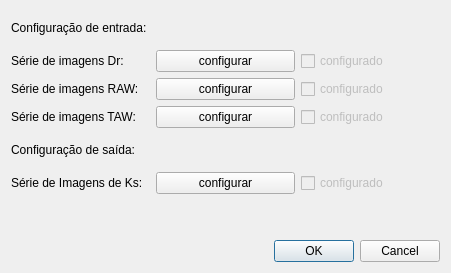
<?xml version="1.0" encoding="UTF-8"?>
<ui version="4.0">
 <class>Dialog</class>
 <widget class="QDialog" name="Dialog">
  <property name="geometry">
   <rect>
    <x>0</x>
    <y>0</y>
    <width>451</width>
    <height>273</height>
   </rect>
  </property>
  <property name="windowTitle">
   <string>Fator de estresse hídrico da cultura (Ks)</string>
  </property>
  <layout class="QVBoxLayout" name="verticalLayout">
   <item>
    <layout class="QGridLayout" name="gridLayout">
     <item row="3" column="2">
      <widget class="QCheckBox" name="chTAW">
       <property name="enabled">
        <bool>false</bool>
       </property>
       <property name="text">
        <string>configurado</string>
       </property>
      </widget>
     </item>
     <item row="2" column="1">
      <widget class="QPushButton" name="btnConfRAW">
       <property name="text">
        <string>configurar</string>
       </property>
      </widget>
     </item>
     <item row="0" column="0">
      <widget class="QLabel" name="label">
       <property name="text">
        <string>Configuração de entrada:</string>
       </property>
      </widget>
     </item>
     <item row="5" column="2">
      <widget class="QCheckBox" name="chKs">
       <property name="enabled">
        <bool>false</bool>
       </property>
       <property name="text">
        <string>configurado</string>
       </property>
      </widget>
     </item>
     <item row="1" column="0">
      <widget class="QLabel" name="label_2">
       <property name="text">
        <string>Série de imagens Dr:</string>
       </property>
      </widget>
     </item>
     <item row="2" column="0">
      <widget class="QLabel" name="label_3">
       <property name="text">
        <string>Série de imagens RAW:</string>
       </property>
      </widget>
     </item>
     <item row="3" column="0">
      <widget class="QLabel" name="label_4">
       <property name="text">
        <string>Série de imagens TAW:</string>
       </property>
      </widget>
     </item>
     <item row="4" column="0">
      <widget class="QLabel" name="label_5">
       <property name="text">
        <string>Configuração de saída:</string>
       </property>
      </widget>
     </item>
     <item row="3" column="1">
      <widget class="QPushButton" name="btnConfTAW">
       <property name="text">
        <string>configurar</string>
       </property>
      </widget>
     </item>
     <item row="1" column="1">
      <widget class="QPushButton" name="btnConfETc">
       <property name="text">
        <string>configurar</string>
       </property>
      </widget>
     </item>
     <item row="5" column="0">
      <widget class="QLabel" name="label_6">
       <property name="text">
        <string>Série de Imagens de Ks:</string>
       </property>
      </widget>
     </item>
     <item row="2" column="2">
      <widget class="QCheckBox" name="chRAW">
       <property name="enabled">
        <bool>false</bool>
       </property>
       <property name="text">
        <string>configurado</string>
       </property>
      </widget>
     </item>
     <item row="5" column="1">
      <widget class="QPushButton" name="BtnConfKs">
       <property name="text">
        <string>configurar</string>
       </property>
      </widget>
     </item>
     <item row="1" column="2">
      <widget class="QCheckBox" name="chEtc">
       <property name="enabled">
        <bool>false</bool>
       </property>
       <property name="text">
        <string>configurado</string>
       </property>
      </widget>
     </item>
     <item row="6" column="0">
      <spacer name="verticalSpacer">
       <property name="orientation">
        <enum>Qt::Vertical</enum>
       </property>
       <property name="sizeType">
        <enum>QSizePolicy::Fixed</enum>
       </property>
       <property name="sizeHint" stdset="0">
        <size>
         <width>20</width>
         <height>40</height>
        </size>
       </property>
      </spacer>
     </item>
    </layout>
   </item>
   <item>
    <widget class="QDialogButtonBox" name="buttonBox">
     <property name="orientation">
      <enum>Qt::Horizontal</enum>
     </property>
     <property name="standardButtons">
      <set>QDialogButtonBox::Cancel|QDialogButtonBox::Ok</set>
     </property>
    </widget>
   </item>
  </layout>
 </widget>
 <resources/>
 <connections>
  <connection>
   <sender>buttonBox</sender>
   <signal>accepted()</signal>
   <receiver>Dialog</receiver>
   <slot>accept()</slot>
   <hints>
    <hint type="sourcelabel">
     <x>248</x>
     <y>254</y>
    </hint>
    <hint type="destinationlabel">
     <x>157</x>
     <y>274</y>
    </hint>
   </hints>
  </connection>
  <connection>
   <sender>buttonBox</sender>
   <signal>rejected()</signal>
   <receiver>Dialog</receiver>
   <slot>reject()</slot>
   <hints>
    <hint type="sourcelabel">
     <x>316</x>
     <y>260</y>
    </hint>
    <hint type="destinationlabel">
     <x>286</x>
     <y>274</y>
    </hint>
   </hints>
  </connection>
 </connections>
</ui>
